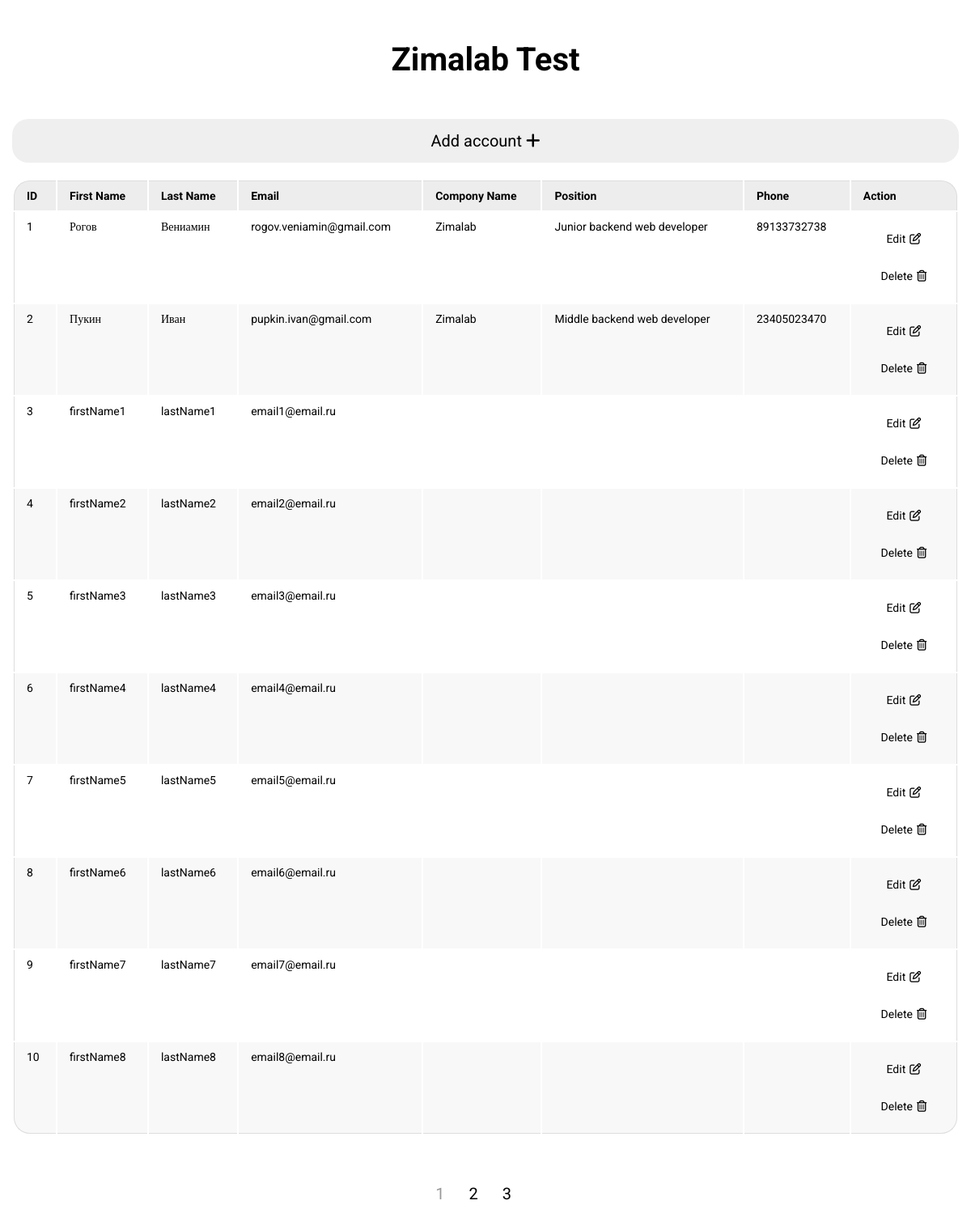
The page / on the database its author committed.
### tables this page shows
CREATE TABLE `account` (
  `id` int(11) NOT NULL,
  `FirstName` varchar(255) NOT NULL,
  `LastName` varchar(255) NOT NULL,
  `Email` varchar(255) NOT NULL,
  `CompanyName` varchar(255) NOT NULL,
  `Position` varchar(255) NOT NULL,
  `Phone` varchar(255) NOT NULL
);

### model.php (called while the page is built, shortened)
<?php
class Model
{
  private $server = "localhost";
  private $username = "root";
  private $password = "root";
  private $db = "zimalab_test";
  private $conn;
  public function __construct()
  {
    try {
      $this->conn = new mysqli($this->server, $this->username, $this->password, $this->db);
    } catch (Exception $ex) {
      echo "Connection failed with " . $ex->getMessage() . " exception";
    }
  }
  public function getAccountsPage($page)
  {
    $offset = 10 * ($page - 1);
    $query = "SELECT * FROM account LIMIT $offset, 10";
    $sql = $this->conn->query($query);
    return $sql;
  }
  public function count()
  {
    $query = "SELECT count(*) FROM account";
    $sql = $this->conn->query($query)->fetch_row()[0];
    return $sql;
  }
}

### index.php (the view, shortened to what this page needs)
<!DOCTYPE html>
<html lang="en">
<head>
  <link rel="stylesheet" href="/assets/style.css">
</head>
<body>
  <?php
  $cur_page = 1;
  ?>
  <div class="container _lock-padding">
    <main class="main">
      <h1 class="main__title">Zimalab Test</h1>
      <div class="content">
        <a href="#create" class="btn btn--add popup-link">
          Add account
          <i class="fas fa-plus icon"></i>
        </a>
        <table class="table">
          <thead>
            <tr>
              <th>ID</th>
              <th>First Name</th>
              <th>Last Name</th>
              <th>Email</th>
              <th>Compony Name</th>
              <th>Position</th>
              <th>Phone</th>
              <th>Action</th>
            </tr>
          </thead>
          <tbody>
            <?php
            include 'model.php';
            $model = new Model();
            $data = $model->getAccountsPage($cur_page);
            $index = 1;
            if (!empty($data)) {
              foreach ($data as $row) {
            ?>
                <tr>
                  <td><?php echo $index++ ?></td>
                  <td><?php echo $row['FirstName'] ?></td>
                  <td><?php echo $row['LastName'] ?></td>
                  <td><?php echo $row['Email'] ?></td>
                  <td><?php echo $row['CompanyName'] ?></td>
                  <td><?php echo $row['Position'] ?></td>
                  <td><?php echo $row['Phone'] ?></td>
                  <td>
                    <a href="edit.php?id=<?php echo $row['id']; ?>" class=" btn btn--edit popup-link">Edit<i class="far fa-edit icon"></i></a>
                    <a href="delete.php?id=<?php echo $row['id']; ?>" class="btn btn--delete">Delete<i class="far fa-trash-alt icon"></i></a>
                  </td>
                </tr>
            <?php
              }
            } else {
              echo
              "<div class='no-data'>
          No data, please add some information
          </div>
          ";
            }
            ?>
          </tbody>
        </table>
      </div>
      <?php
      $count = $model->count();
      $sizePage = 10;
      $totalPages = ceil($count / $sizePage);
      ?>
      <ul class="pagination">
        <?php
        for ($index = 1; $index <= $totalPages; $index++) {
        ?>
          <?php
          if ($index == $cur_page) {
          ?>
            <li class="pagination__item">
              <p class="disabled"><?php echo $index ?></p>
            </li>
          <?php
          } else {
          ?>
            <li class="pagination__item">
              <a class="pagination__link" href="?page=<?php echo $index ?>"><?php echo $index ?></a>
            </li>
        <?php
          }
        }
        ?>
      </ul>
    </main>
  </div>
</body>
</html>

### assets/style.css (style rules this page uses)
*, *::before, *::after { box-sizing: border-box; margin: 0; padding: 0; }
body { font-size: 20px; font-family: "Roboto", serif; }
a { text-decoration: none; color: inherit; }
.container { max-width: 1200px; margin: 0 auto; padding: 0 15px; }
.main__title { font-weight: 700; font-size: 36; text-align: center; margin: 50px 0; }
.content { display: flex; justify-content: center; flex-direction: column; }
.pagination { display: flex; align-items: center; justify-content: center; margin: 40px 0; list-style: none; }
.pagination__item { margin-right: 30px; }
.disabled { opacity: 0.4; }
.btn { display: flex; align-items: center; justify-content: center; font-family: "Roboto", serif; cursor: pointer; padding: 15px; border: none; transition: background-color 0.25s ease-in; }
.btn--add { text-align: center; font-size: 20px; border-radius: 20px; background-color: #efefef; margin-bottom: 20px; }
.icon { padding-left: 5px; }
.table { width: 100%; border: none; margin-bottom: 20px; border-collapse: separate; }
.table thead th { font-weight: bold; text-align: left; border: none; padding: 10px 15px; background: #ededed; font-size: 14px; border-top: 1px solid #ddd; }
.table tr th:first-child, .table tr td:first-child { border-left: 1px solid #ddd; }
.table tr th:last-child, .table tr td:last-child { border-right: 1px solid #ddd; }
.table thead tr th:first-child { border-radius: 20px 0 0 0; }
.table thead tr th:last-child { border-radius: 0 20px 0 0; }
.table tbody td { text-align: left; border: none; padding: 10px 15px; font-size: 14px; vertical-align: top; }
.table tbody tr:nth-child(even) { background: #f8f8f8; }
.table tbody tr:last-child td { border-bottom: 1px solid #ddd; }
.table tbody tr:last-child td:first-child { border-radius: 0 0 0 20px; }
.table tbody tr:last-child td:last-child { border-radius: 0 0 20px 0; }

### rows shown on the page
account: FirstName "Рогов", LastName "Вениамин", Email "rogov.veniamin@gmail.com", CompanyName "Zimalab", Position "Junior backend web developer", Phone "89133732738"
account: FirstName "Пукин", LastName "Иван", Email "pupkin.ivan@gmail.com", CompanyName "Zimalab", Position "Middle backend web developer", Phone "23405023470"
account: FirstName "firstName1", LastName "lastName1", Email "email1@email.ru"
account: FirstName "firstName2", LastName "lastName2", Email "email2@email.ru"
account: FirstName "firstName3", LastName "lastName3", Email "email3@email.ru"
account: FirstName "firstName4", LastName "lastName4", Email "email4@email.ru"
account: FirstName "firstName5", LastName "lastName5", Email "email5@email.ru"
account: FirstName "firstName6", LastName "lastName6", Email "email6@email.ru"
account: FirstName "firstName7", LastName "lastName7", Email "email7@email.ru"
account: FirstName "firstName8", LastName "lastName8", Email "email8@email.ru"
